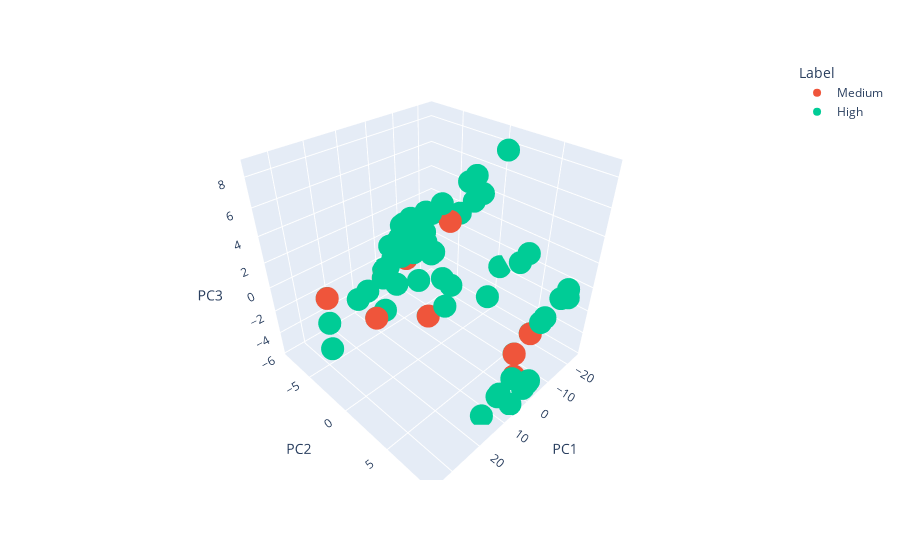

Notebook code for this chart:
### Markdown cell above
*Figure 10. PCA results generated using all features and the subset of datapoints labeled Medium and High only. (Left) Barplot indicating the variance per Principal Component, with PC1 and PC2 haing a high cumulative variance of 81%. (Right) Poor separation of classes shown in the scatterplot generated using PC1 and PC2.*

### Code cell
plot_PCA_3D(pc_df, pca)

### Figure 1 — Plotly figure (JSON) as saved in the notebook; plotly's stock layout.template omitted (floating-point values rounded to 4 significant figures; data arrays with more than 128 entries replaced by an {"elided": "..."} marker saying what was removed)
{"data": [{"hovertemplate": "Label=Medium<br>PC1=%{x}<br>PC2=%{y}<br>PC3=%{z}<extra></extra>", "legendgroup": "Medium", "marker": {"color": "#EF553B", "symbol": "circle"}, "mode": "markers", "name": "Medium", "scene": "scene", "showlegend": true, "type": "scatter3d", "x": {"elided": "238 float values"}, "y": {"elided": "238 float values"}, "z": {"elided": "238 float values"}}, {"hovertemplate": "Label=High<br>PC1=%{x}<br>PC2=%{y}<br>PC3=%{z}<extra></extra>", "legendgroup": "High", "marker": {"color": "#00cc96", "symbol": "circle"}, "mode": "markers", "name": "High", "scene": "scene", "showlegend": true, "type": "scatter3d", "x": {"elided": "247 float values"}, "y": {"elided": "247 float values"}, "z": {"elided": "247 float values"}}], "layout": {"legend": {"title": {"text": "Label"}, "tracegroupgap": 0}, "margin": {"t": 60}, "scene": {"domain": {"x": [0, 1], "y": [0, 1]}, "xaxis": {"title": {"text": "PC1"}}, "yaxis": {"title": {"text": "PC2"}}, "zaxis": {"title": {"text": "PC3"}}}, "showlegend": true}}
